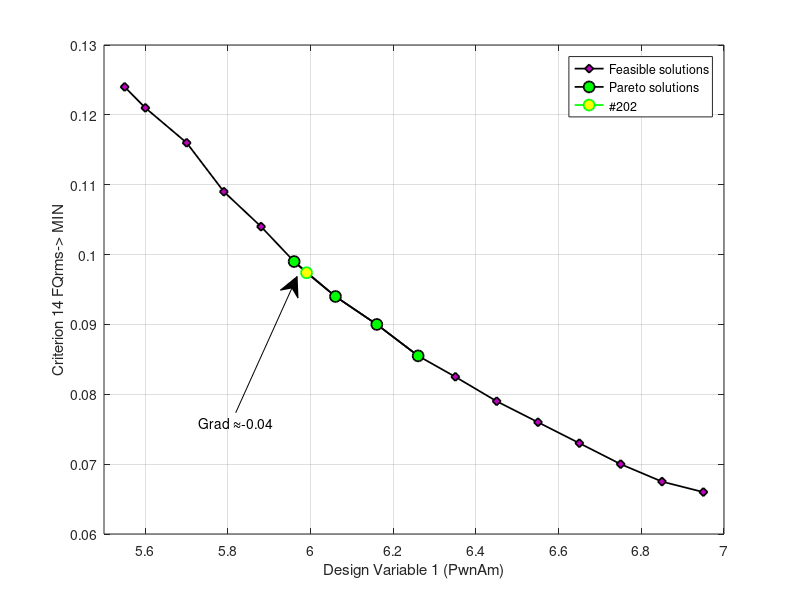
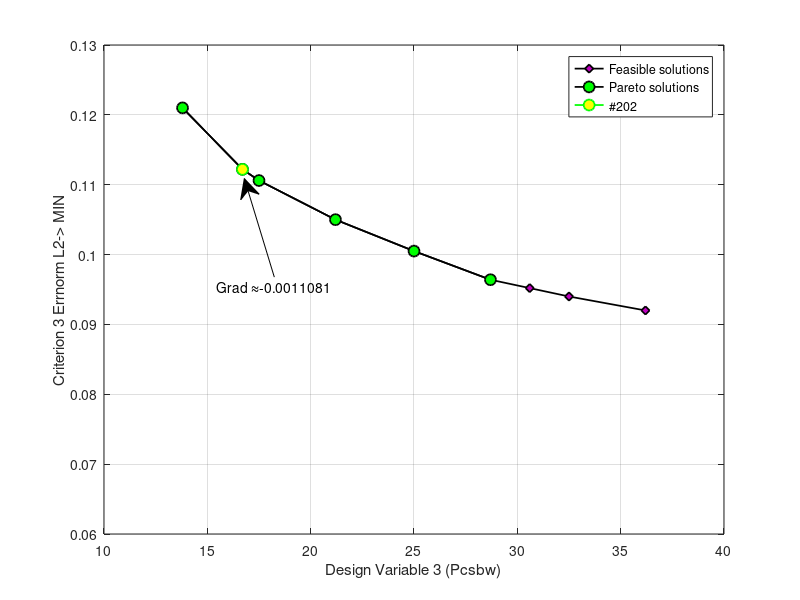

Write MATLAB code to recreate these figures, in order.
%% Criterion FQ1 (C14 FQrms) vs. design variable DV1
figure(1)
dv1fq1=[5.55 5.6 5.7 5.79 5.88 5.96 5.99 6.06 6.16 6.26 6.35 6.45 6.55 6.65 6.75 6.85 6.95;
    0.124 0.121 0.116 0.109 0.104 0.099 0.0974 0.094 0.090 0.0855 0.0825 0.079 0.076 0.073 0.07 0.0675 0.066];
plot(dv1fq1(1,:),dv1fq1(2,:),'MarkerFaceColor',[0.749 0 0.749],'MarkerSize',6,...
    'Marker','diamond',...
    'LineWidth',1.25,...
    'Color','k');% raw data

grid on
hold on

dv1fq1_P=[5.96 6.06 6.16 6.26;
    0.099 0.094 0.090 0.0855];
plot(dv1fq1_P(1,:),dv1fq1_P(2,:),'MarkerFaceColor','g','MarkerSize',8,...
    'Marker','o',...
    'LineWidth',1.25,...
    'Color','k');% Pareto data
grad=max(diff(dv1fq1_P(2,:))./diff(dv1fq1_P(1,:)))

dv1fq1_F=[5.99;
    0.0974];
plot(dv1fq1_F(1,:),dv1fq1_F(2,:),'MarkerFaceColor',[1 1 0],'MarkerSize',8,'Marker','o',...
    'LineWidth',1.25,...
    'Color',[0 1 0]);% Optimal point
legend('Feasible solutions','Pareto solutions','#202')

xlabel('Design Variable 1 (PwnAm)')
ylabel('Criterion 14 FQrms-> MIN')

axis([5.5 7 0.06 0.13])

% Create textarrow
annotation('textarrow',[0.2946 0.3714],[0.312 0.5391],...
    'TextEdgeColor','none','FontSize',10,...
    'String',{strcat('Grad \approx',num2str(grad))});

%% Criterion FQ1 (C14 FQrms) vs. design variable DV1
figure(2)

dv3p3=[13.8 16.7 17.5 21.2 25 28.7 30.6 32.5 36.2;
    0.121 0.1122 0.1106 0.105 0.1005 0.0964 0.0952 0.094 0.092]
plot(dv3p3(1,:),dv3p3(2,:),'MarkerFaceColor',[0.749 0 0.749],'MarkerSize',6,...
    'Marker','diamond',...
    'LineWidth',1.25,...
    'Color','k');% raw data

grid on
hold on

dv3p3_P=[13.8 16.7 17.5 21.2 25 28.7;
    0.121 0.1122 0.1106 0.105 0.1005 0.0964];
plot(dv3p3_P(1,:),dv3p3_P(2,:),'MarkerFaceColor','g','MarkerSize',8,...
    'Marker','o',...
    'LineWidth',1.25,...
    'Color','k');% Pareto data
grad=max(diff(dv3p3_P(2,:))./diff(dv3p3_P(1,:)))

dv3p3_F=[16.7;
    0.1122];
plot(dv3p3_F(1,:),dv3p3_F(2,:),'MarkerFaceColor',[1 1 0],'MarkerSize',8,'Marker','o',...
    'LineWidth',1.25,...
    'Color',[0 1 0]);% Optimal point
legend('Feasible solutions','Pareto solutions','#202')

xlabel('Design Variable 3 (Pcsbw)')
ylabel('Criterion 3 Errnorm L2-> MIN')
axis([10 40 0.06 0.13])

% Create textarrow
annotation('textarrow',[0.3429 0.3054],[0.5381 0.7024],...
    'TextEdgeColor','none','FontSize',10,...
    'String',{strcat('Grad \approx',num2str(grad))});
